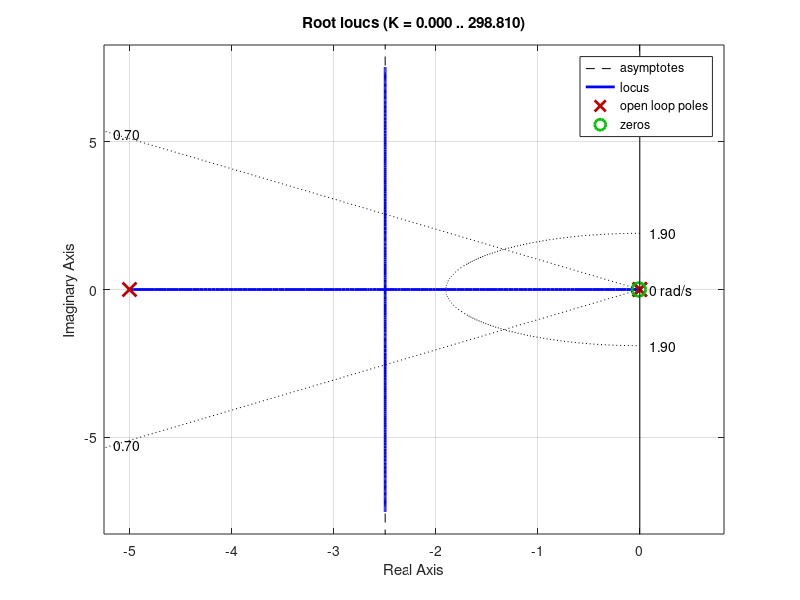

The MATLAB source for this figure: (Note: this script raises an error after producing the figure.)
m = 0.111;
R = 0.015;
g = -9.8;
L = 1.0;
d = 0.03;
J = 9.99e-6;

K = (m*g*d)/(L*(J/R^2+m));

num = [-K];
den = [1 0 0];
plant=tf(num,den);



axis([-5 5 -2 2])

zo = 0.01;
po = 5;
contr=tf([1 zo],[1 po]);

rlocus(contr*plant);

sgrid(0.70, 1.9);

[k,poles] = rlocfind(contr*plant);

sys_cl=feedback(k*contr*plant,1);
t=0:0.01:5;
figure
step(sys_cl,t);